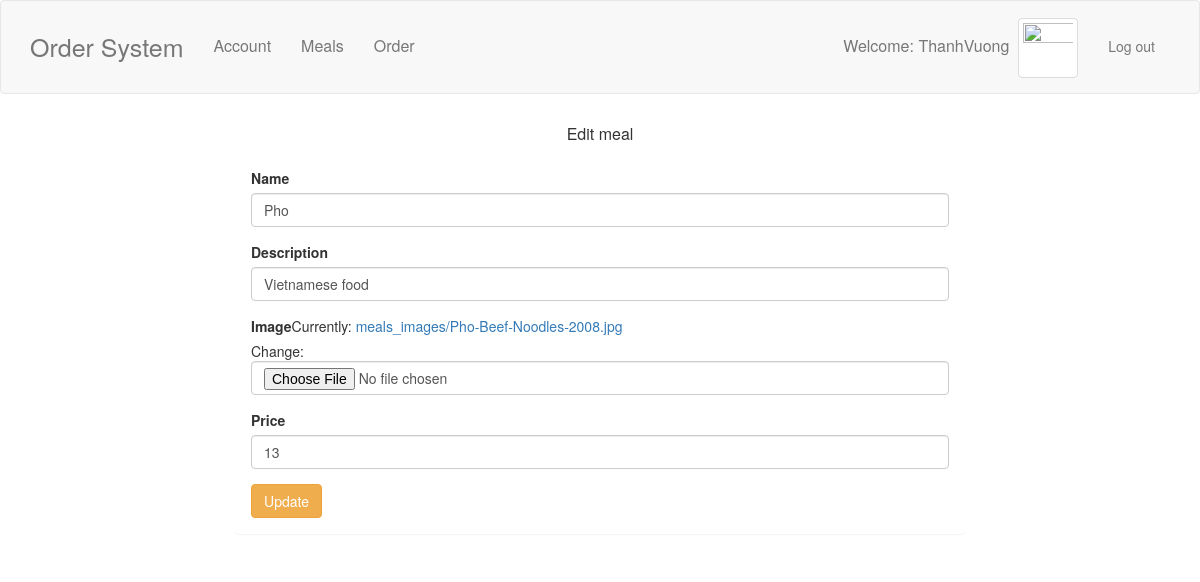
/restaurant/meals/edit/1/ (signed in), run on the app's committed database.
### order_system_app/models.py (models this page shows, shortened)
class Meals(models.Model):
    restaurant = models.ForeignKey(Restaurant)
    name = models.CharField(max_length=500)
    description = models.CharField(max_length=500)
    image = models.ImageField(upload_to = 'meals_images/',blank=False)
    price = models.IntegerField(default = 0)

### order_system_app/views.py (the view)
# urls.py: url(r'^restaurant/meals/edit/(?P<meal_id>\d+)/$', views.restaurant_edit_meals,name='restaurant-edit-meals'),
@login_required(login_url='/restaurant/sign-in/')
def restaurant_edit_meals(request,meal_id):
    meals_form = MealsForm(instance=Meals.objects.get(id=meal_id)) # edit the meal based on id
    if request.method == "POST":
        meals_form = MealsForm(request.POST,request.FILES,instance=Meals.objects.get(id=meal_id))
        if meals_form.is_valid:
            meals_form.save()
            return redirect(restaurant_meals)
    return render(request, 'restaurant/edit_meals.html',{
    "meals_form" : meals_form
    })

### order_system_app/forms.py
class MealsForm(forms.ModelForm):
    class Meta:
        model = Meals
        exclude = ("restaurant",) #except for restaurant, no need to add

### order_system_app/templates/restaurant/edit_meals.html (shortened to what this page needs)
{% extends 'restaurant/base.html' %}
{% load bootstrap3 %}
{% block page %}
<div class=" col-lg-2"></div>
<div class="col-lg-8">
  <div class="panel">
    <div class="panel-heading">
      <h4 class="panel-title text-center">
        Edit meal
      </h4>
    </div>
    <div class="panel-body">
      <form method="POST" enctype="multipart/form-data">
        {% bootstrap_form meals_form %}
        <button type="submit" name="edit" class="btn btn-warning">Update</button>
      </form>
    </div>
  </div>
</div>
<div class=" col-lg-2"></div>
{% endblock %}

### order_system_app/templates/base.html (shortened to what this page needs)
{% load staticfiles %}
<!DOCTYPE html>
<html>
  <head>
    <link rel="stylesheet" href="{% static 'css/bootstrap.min.css' %}">
    <link rel="stylesheet" href="{% static 'css/style.css' %}">
  </head>
  <body>
    <nav class ="navbar navbar-default custom-navbar">
      <div class="container">
        <div class="navbar-header">
      <a class="navbar-brand brand-custom" href="{% url 'restaurant-home' %}">Order System</a>
        </div>
        <div class="collapse navbar-collapse nav-text" id="myNavbar">
        <ul class="nav navbar-nav navbar-left">
            {% block sidebar %}{% endblock %}
        </ul>
        <ul class="nav navbar-nav navbar-right">
          <li> <a href="#">Welcome: {{request.user}}&nbsp;&nbsp;<img src="{{MEDIA_URL}}{{request.user.restaurant.logo}}" class="img-thumbnail" width="60" height="60"> </a></li>
          <li><a href="{% url 'restaurant-sign-out' %}?next={{request.path}}" class="btn log-out-btn">Log out</a> </li>
        </ul>
      </div>
      </div>
    </nav>
    <div class="content container">
      <div class="row">
        <div class="col-md-12">
        {% block page %}{% endblock %}
        </div>
      </div>
    </div>
</body>
</html>

### order_system_app/static/css/style.css (style rules this page uses)
.brand-custom { font-size: 25px; }
.nav-text { font-size: 16px; }
.navbar-brand { line-height: 60px; }
.navbar-nav>li>a { line-height: 60px; }
.log-out-btn { border: none; }

### data on the page
Meals: name "Pho", description "Vietnamese food", price "13"

### other printed values
{{ request.user }} "ThanhVuong"
